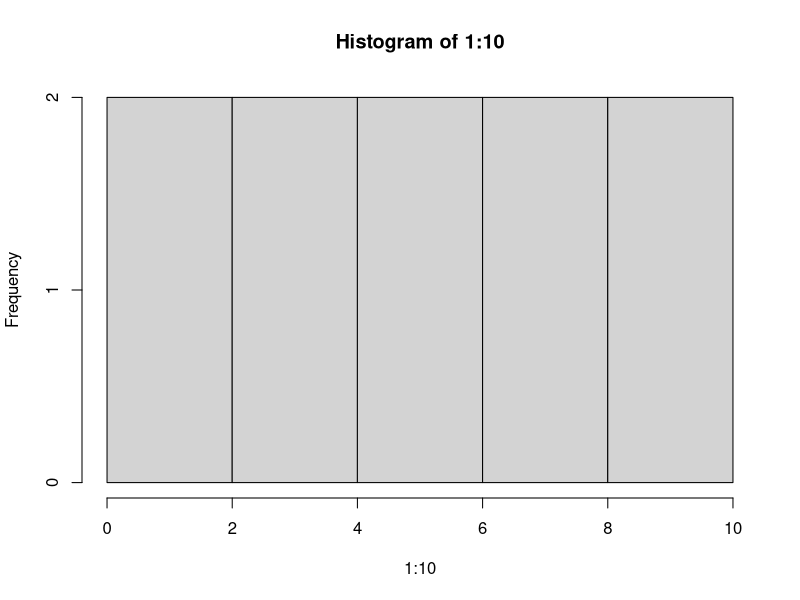

Reproduce this figure in R.
## ---- chunk 1
    hist(1:10)
